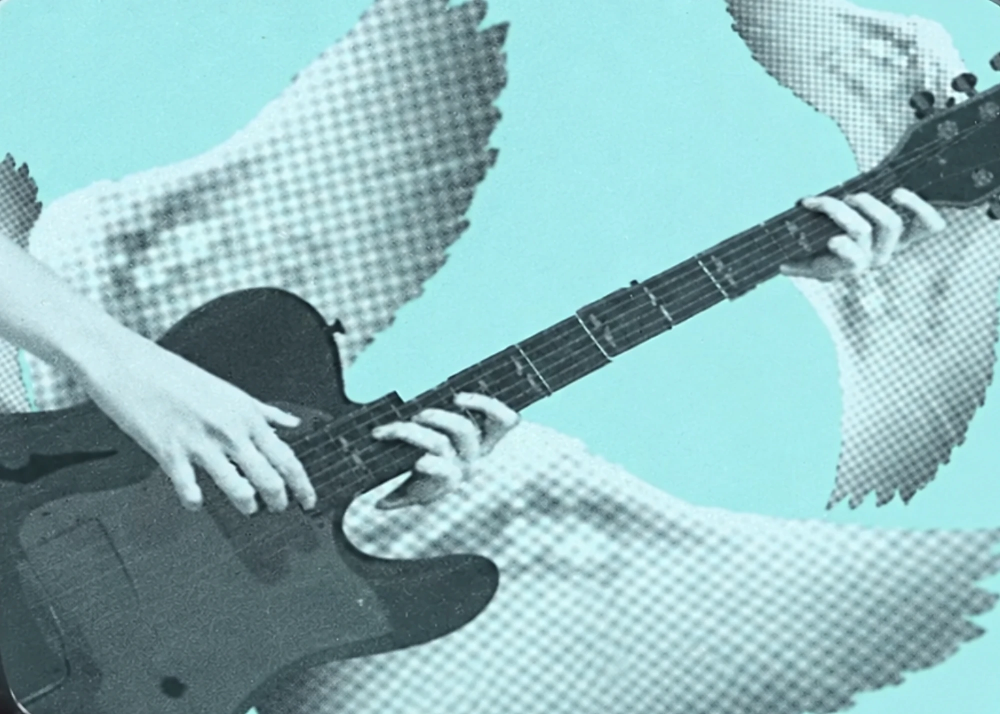
#> input picture tools/source/guitar-closeup-hd.webp, 2000 x 1428 px, found by its file name (shown at 1/2 size)
$ python make-guitar.py
#> lines starting #> are read from the running program, lines starting #| are printed output that depends on the picture; after the words box and inside, x2 and y2 are one past the last pixel; in counts of white or black regions, pixels touching at a corner belong together
"""Build tools/source/guitar-closeup.webp: the sharp guitar close-up, aligned to the
1393x1011 frame that the string geometry in guitar-closeup-strings.svg uses, at 1.4247x
that resolution. The sharp frame is cropped slightly differently, so its position is
found by feature matching against the original photo; the thin strip it doesn't cover
(at the top) is filled from the original photo.

    pip install opencv-python-headless numpy
    python3 tools/make-guitar.py
"""
import cv2
import numpy as np

hd = cv2.imread('tools/source/guitar-closeup-hd.webp')
#> hd is the input picture: shape (1428, 2000, 3); mean B, G, R 188.9, 186, 145.1
ref = cv2.imread('tools/source/guitar-closeup-strings-photo.jpg')       # 1393x1011, the strings' frame
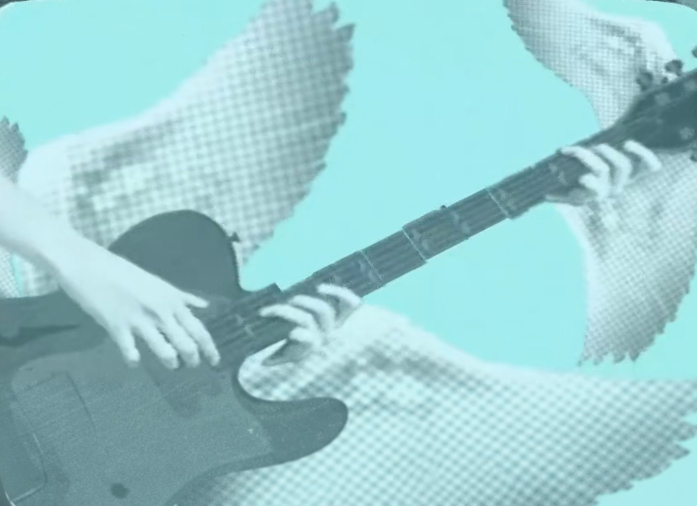
#> input picture tools/source/guitar-closeup-strings-photo.jpg, 1393 x 1011 px, found by its file name (shown at 1/2 size)
#> ref is the input picture: shape (1011, 1393, 3); mean B, G, R 207.8, 204.4, 154.7

ga, gb = cv2.cvtColor(ref, cv2.COLOR_BGR2GRAY), cv2.cvtColor(hd, cv2.COLOR_BGR2GRAY)
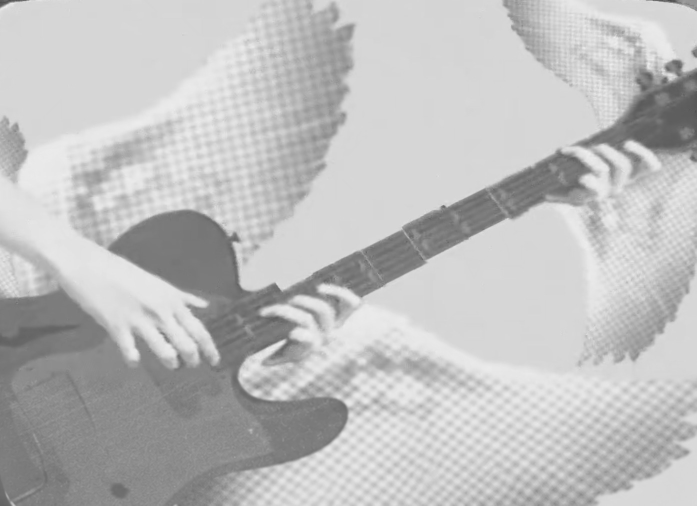
#> ga: shape (1011, 1393) (shown at 1/2 size); min 74, max 239, mean 189.9
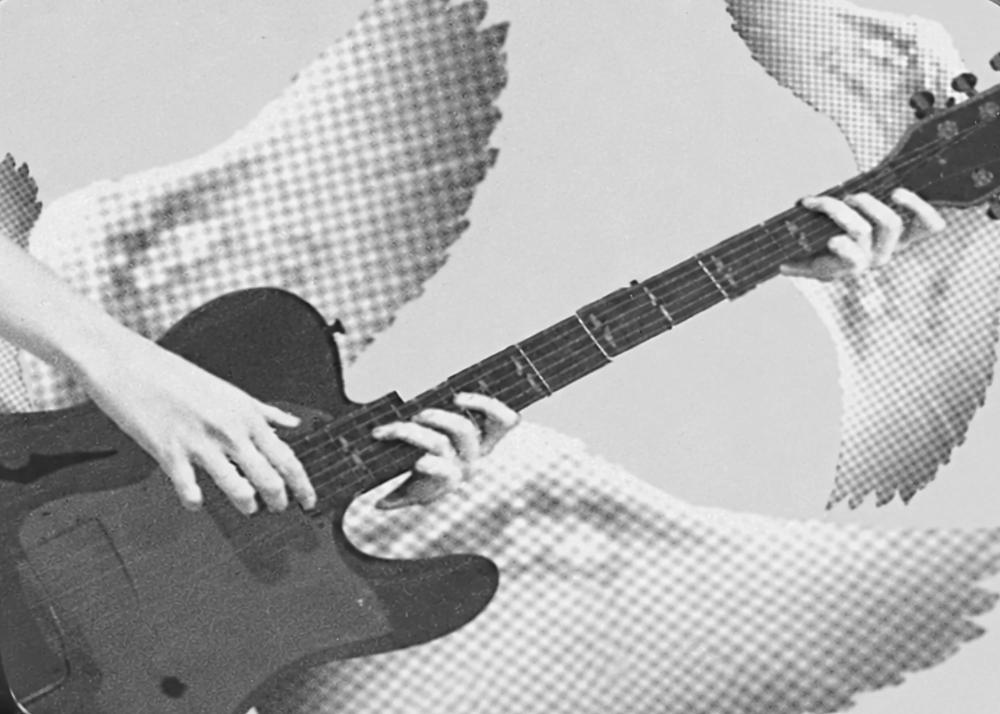
#> gb: shape (1428, 2000) (shown at 1/2 size); min 20, max 249, mean 174.1
orb = cv2.ORB_create(6000)
ka, da = orb.detectAndCompute(ga, None); kb, db = orb.detectAndCompute(gb, None)
#> after `ka, da = orb.detectAndCompute(ga, None)`: ka = 792 keypoints; strongest (x, y, size): (1258, 283, 111.1), (473, 477, 111.1), (1165, 358, 111.1), (638, 573, 111.1)
#> after `kb, db = orb.detectAndCompute(gb, None)`: kb = 5408 keypoints; strongest (x, y, size): (1905, 197, 92.6), (1904, 197, 64.3), (1906, 197, 77.1), (672, 666, 92.6)
m = sorted(cv2.BFMatcher(cv2.NORM_HAMMING, crossCheck=True).match(db, da), key=lambda x: x.distance)[:800]
#> m = 471 matches
pb = np.float32([kb[x.queryIdx].pt for x in m]); pa = np.float32([ka[x.trainIdx].pt for x in m])
#> after `pb = np.float32([kb[x.queryIdx].pt for x in m])`: pb = 471 pairs, first value 41 to 1950, second value 46.08 to 1278.7
#> after `pa = np.float32([ka[x.trainIdx].pt for x in m])`: pa = 471 pairs, first value 53.28 to 1351.2, second value 46.08 to 914
M, _ = cv2.estimateAffinePartial2D(pb, pa, method=cv2.RANSAC, ransacReprojThreshold=2)
#> M = [[0.702, 0.000122, -4.24], [-0.000122, 0.702, 16.75]]

K = 1 / np.hypot(M[0, 0], M[1, 0])                 # output scale relative to the strings' frame
#> K = 1.42
W, H = round(1393 * K), round(1011 * K)
#> W = 1985; H = 1440
A = M * K                                          # hd pixels -> output pixels
#> A = [[1, 0.000174, -6.04], [-0.000174, 1, 23.86]]
out = cv2.warpAffine(hd, A, (W, H), flags=cv2.INTER_CUBIC, borderMode=cv2.BORDER_CONSTANT, borderValue=(0, 0, 0))
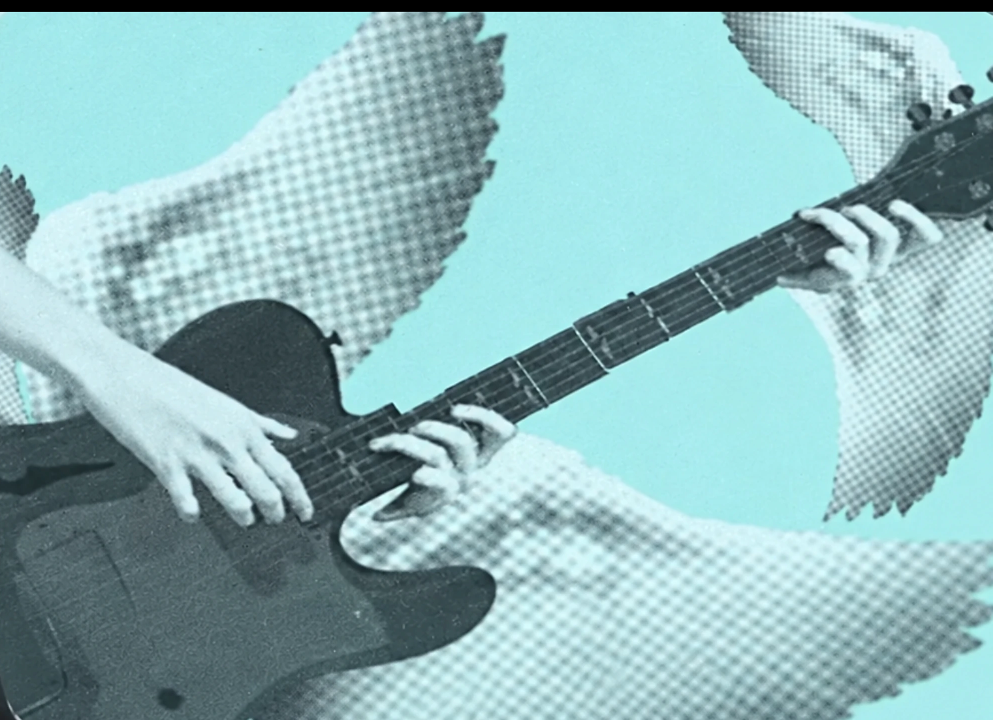
#> out: shape (1440, 1985, 3) (shown at 1/2 size); mean B, G, R 186, 183.1, 142.9
cover = cv2.warpAffine(np.full(hd.shape[:2], 255, np.uint8), A, (W, H), flags=cv2.INTER_NEAREST)
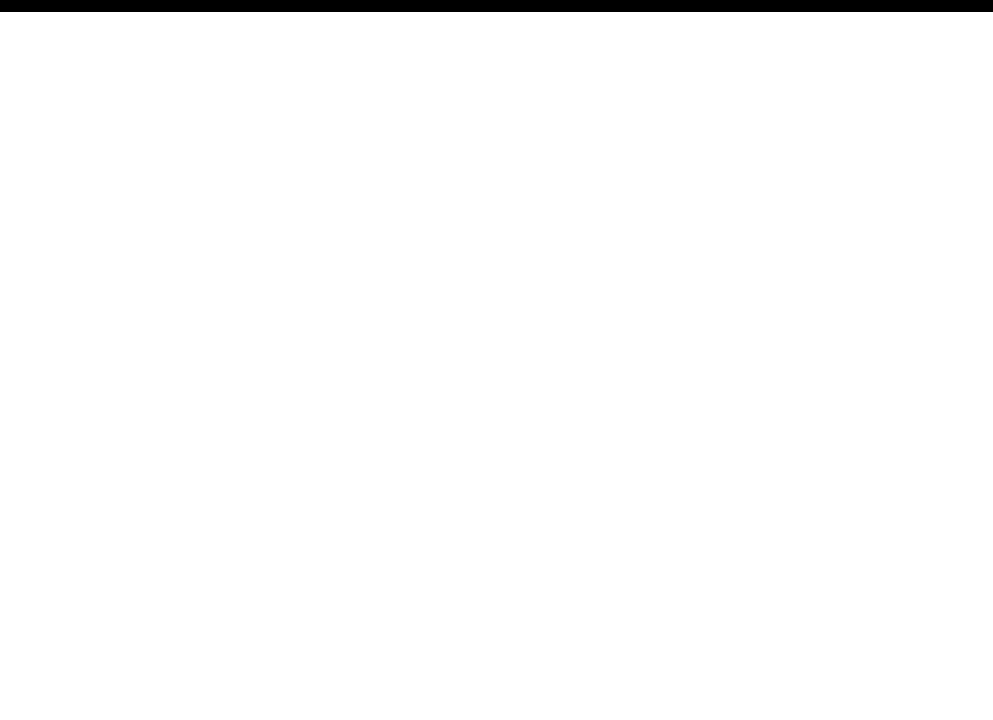
#> cover: shape (1440, 1985) (shown at 1/2 size); 98.3% white; 1 black region, box (x1, y1, x2, y2) and area: (0, 0, 1985, 24) 47640
base = cv2.resize(ref, (W, H), interpolation=cv2.INTER_CUBIC)
cover = cv2.erode(cover, np.ones((5, 5), np.uint8))
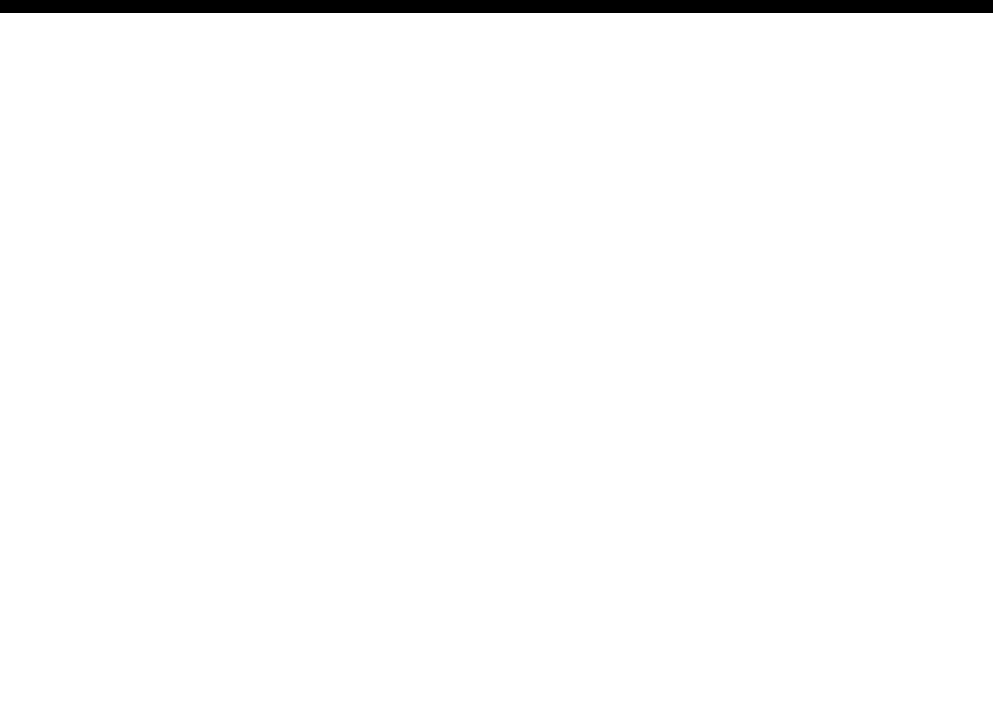
#> cover: shape (1440, 1985) (shown at 1/2 size); 98.2% white; 1 black region, box (x1, y1, x2, y2) and area: (0, 0, 1985, 26) 51610
soft = cv2.GaussianBlur(cover, (9, 9), 0).astype(np.float32)[..., None] / 255
out = (out * soft + base * (1 - soft)).astype(np.uint8)
cv2.imwrite('tools/source/guitar-closeup.webp', out, [cv2.IMWRITE_WEBP_QUALITY, 94])
print('guitar-closeup.webp', W, H, 'scale', round(K, 4))
#| guitar-closeup.webp 1985 1440 scale 1.4247
